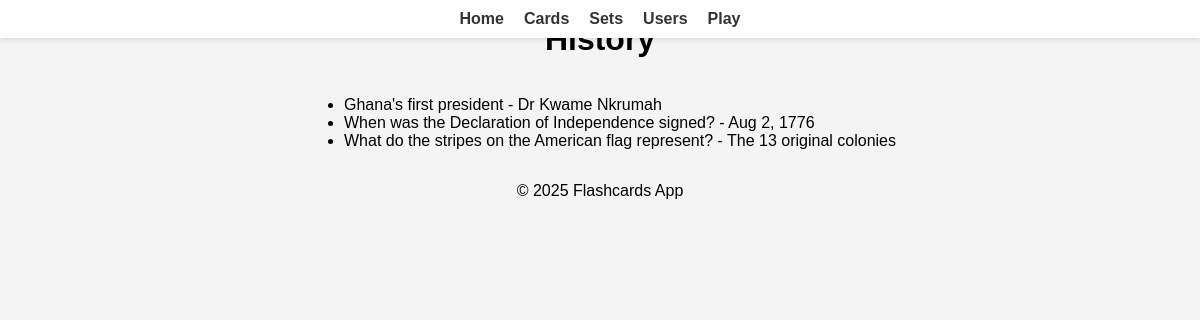
Page /sets/3 on the committed database.
### flashcard.py (models this page shows)
class Set(SQLModel, table=True):
    id: int | None = Field(default=None, primary_key=True)
    name: str
    cards: list["Card"] = Relationship(back_populates="set")

class Card(SQLModel, table=True):
    id: int | None = Field(default=None, primary_key=True)
    front: str
    back: str
    set_ID: int = Field(foreign_key="set.id")
    set: "Set" = Relationship(back_populates="cards")

### flashcard.py (the view)
@app.get("/sets/{set_id}", name="get_set", response_class=HTMLResponse)
async def get_set_by_id(set_id: int, request: Request, session: SessionDep):
    set = session.exec(select(Set).where(Set.id == set_id)).first()
    if set:
        return templates.TemplateResponse(
            request=request,
            name="set_detail.html",
            context={"set": set, "cards": set.cards}
            )

### templates/set_detail.html
{% extends "base.html" %}
{% block content %}
<h1>{{ set.name }}</h1>
<ul>
{% for card in cards %}
    <li>{{ card.front }} - {{ card.back }}</li>
{% endfor %}
</ul>
{% endblock %}

### static/css/styles.css (style rules this page uses)
body { font-family: Arial, sans-serif; background-color: #f4f4f4; margin: 0; padding: 0; display: flex; flex-direction: column; align-items: center; }

### rows in the picture
Set: name "History"
Card: front "Ghana's first president", back "Dr Kwame Nkrumah"
Card: front "When was the Declaration of Independence signed?", back "Aug 2, 1776"
Card: front "What do the stripes on the American flag represent?", back "The 13 original colonies"
